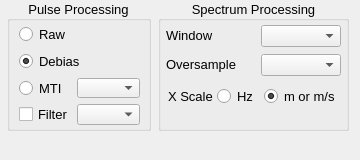
  <widget class="QDockWidget" name="dsp_controls_group">
   <property name="sizePolicy">
    <sizepolicy hsizetype="Minimum" vsizetype="Minimum">
     <horstretch>0</horstretch>
     <verstretch>0</verstretch>
    </sizepolicy>
   </property>
   <property name="minimumSize">
    <size>
     <width>360</width>
     <height>160</height>
    </size>
   </property>
   <property name="maximumSize">
    <size>
     <width>360</width>
     <height>160</height>
    </size>
   </property>
   <property name="features">
    <set>QDockWidget::DockWidgetFloatable|QDockWidget::DockWidgetMovable</set>
   </property>
   <property name="allowedAreas">
    <set>Qt::BottomDockWidgetArea|Qt::TopDockWidgetArea</set>
   </property>
   <property name="windowTitle">
    <string>DSP Controls</string>
   </property>
   <attribute name="dockWidgetArea">
    <number>8</number>
   </attribute>
   <widget class="QWidget" name="dockWidgetContents">
    <widget class="QGroupBox" name="groupBox">
     <property name="geometry">
      <rect>
       <x>7</x>
       <y>0</y>
       <width>144</width>
       <height>131</height>
      </rect>
     </property>
     <property name="sizePolicy">
      <sizepolicy hsizetype="Minimum" vsizetype="Preferred">
       <horstretch>0</horstretch>
       <verstretch>0</verstretch>
      </sizepolicy>
     </property>
     <property name="minimumSize">
      <size>
       <width>140</width>
       <height>0</height>
      </size>
     </property>
     <property name="font">
      <font>
       <pointsize>10</pointsize>
       <weight>50</weight>
       <bold>false</bold>
      </font>
     </property>
     <property name="title">
      <string>Pulse Processing</string>
     </property>
     <property name="alignment">
      <set>Qt::AlignCenter</set>
     </property>
     <widget class="QWidget" name="">
      <property name="geometry">
       <rect>
        <x>12</x>
        <y>24</y>
        <width>121</width>
        <height>101</height>
       </rect>
      </property>
      <layout class="QFormLayout" name="formLayout">
       <item row="0" column="0">
        <widget class="QRadioButton" name="pulse_raw_rb">
         <property name="font">
          <font>
           <pointsize>10</pointsize>
           <weight>50</weight>
           <bold>false</bold>
          </font>
         </property>
         <property name="text">
          <string>Raw</string>
         </property>
        </widget>
       </item>
       <item row="1" column="0" colspan="2">
        <widget class="QRadioButton" name="pulse_debias_rb">
         <property name="font">
          <font>
           <pointsize>10</pointsize>
           <weight>50</weight>
           <bold>false</bold>
          </font>
         </property>
         <property name="text">
          <string>Debias</string>
         </property>
         <property name="checked">
          <bool>true</bool>
         </property>
        </widget>
       </item>
       <item row="2" column="0">
        <widget class="QRadioButton" name="pulse_mti_rb">
         <property name="font">
          <font>
           <pointsize>10</pointsize>
           <weight>50</weight>
           <bold>false</bold>
          </font>
         </property>
         <property name="text">
          <string>MTI</string>
         </property>
        </widget>
       </item>
       <item row="2" column="1">
        <widget class="QComboBox" name="pulse_mti_cb">
         <property name="sizePolicy">
          <sizepolicy hsizetype="Preferred" vsizetype="Preferred">
           <horstretch>0</horstretch>
           <verstretch>0</verstretch>
          </sizepolicy>
         </property>
         <property name="font">
          <font>
           <pointsize>8</pointsize>
           <weight>50</weight>
           <bold>false</bold>
          </font>
         </property>
        </widget>
       </item>
       <item row="3" column="0">
        <widget class="QCheckBox" name="pulse_filter_ck">
         <property name="font">
          <font>
           <pointsize>10</pointsize>
           <weight>50</weight>
           <bold>false</bold>
          </font>
         </property>
         <property name="text">
          <string>Filter</string>
         </property>
        </widget>
       </item>
       <item row="3" column="1">
        <widget class="QComboBox" name="pulse_filter_cb">
         <property name="sizePolicy">
          <sizepolicy hsizetype="Preferred" vsizetype="Preferred">
           <horstretch>0</horstretch>
           <verstretch>0</verstretch>
          </sizepolicy>
         </property>
         <property name="font">
          <font>
           <pointsize>8</pointsize>
           <weight>50</weight>
           <bold>false</bold>
          </font>
         </property>
        </widget>
       </item>
      </layout>
     </widget>
    </widget>
    <widget class="QGroupBox" name="groupBox_2">
     <property name="geometry">
      <rect>
       <x>158</x>
       <y>0</y>
       <width>191</width>
       <height>131</height>
      </rect>
     </property>
     <property name="sizePolicy">
      <sizepolicy hsizetype="Minimum" vsizetype="Preferred">
       <horstretch>0</horstretch>
       <verstretch>0</verstretch>
      </sizepolicy>
     </property>
     <property name="minimumSize">
      <size>
       <width>140</width>
       <height>0</height>
      </size>
     </property>
     <property name="font">
      <font>
       <pointsize>10</pointsize>
       <weight>50</weight>
       <bold>false</bold>
      </font>
     </property>
     <property name="title">
      <string>Spectrum Processing</string>
     </property>
     <property name="alignment">
      <set>Qt::AlignCenter</set>
     </property>
     <widget class="QSpinBox" name="spinBox_3">
      <property name="geometry">
       <rect>
        <x>230</x>
        <y>30</y>
        <width>42</width>
        <height>22</height>
       </rect>
      </property>
     </widget>
     <widget class="QLabel" name="label">
      <property name="geometry">
       <rect>
        <x>8</x>
        <y>25</y>
        <width>59</width>
        <height>21</height>
       </rect>
      </property>
      <property name="font">
       <font>
        <pointsize>10</pointsize>
        <weight>50</weight>
        <bold>false</bold>
       </font>
      </property>
      <property name="text">
       <string>Window</string>
      </property>
     </widget>
     <widget class="QComboBox" name="spectrum_window_cb">
      <property name="geometry">
       <rect>
        <x>103</x>
        <y>25</y>
        <width>80</width>
        <height>22</height>
       </rect>
      </property>
      <property name="sizePolicy">
       <sizepolicy hsizetype="Preferred" vsizetype="Preferred">
        <horstretch>0</horstretch>
        <verstretch>0</verstretch>
       </sizepolicy>
      </property>
      <property name="minimumSize">
       <size>
        <width>80</width>
        <height>0</height>
       </size>
      </property>
      <property name="font">
       <font>
        <pointsize>8</pointsize>
        <weight>50</weight>
        <bold>false</bold>
       </font>
      </property>
     </widget>
     <widget class="QLabel" name="label_6">
      <property name="geometry">
       <rect>
        <x>8</x>
        <y>54</y>
        <width>88</width>
        <height>21</height>
       </rect>
      </property>
      <property name="sizePolicy">
       <sizepolicy hsizetype="Minimum" vsizetype="Preferred">
        <horstretch>0</horstretch>
        <verstretch>0</verstretch>
       </sizepolicy>
      </property>
      <property name="minimumSize">
       <size>
        <width>70</width>
        <height>0</height>
       </size>
      </property>
      <property name="font">
       <font>
        <pointsize>10</pointsize>
        <weight>50</weight>
        <bold>false</bold>
       </font>
      </property>
      <property name="text">
       <string>Oversample</string>
      </property>
     </widget>
     <widget class="QComboBox" name="spectrum_oversample_cb">
      <property name="geometry">
       <rect>
        <x>103</x>
        <y>54</y>
        <width>80</width>
        <height>22</height>
       </rect>
      </property>
      <property name="sizePolicy">
       <sizepolicy hsizetype="Preferred" vsizetype="Preferred">
        <horstretch>0</horstretch>
        <verstretch>0</verstretch>
       </sizepolicy>
      </property>
      <property name="minimumSize">
       <size>
        <width>80</width>
        <height>0</height>
       </size>
      </property>
      <property name="font">
       <font>
        <pointsize>8</pointsize>
        <weight>50</weight>
        <bold>false</bold>
       </font>
      </property>
     </widget>
     <widget class="QRadioButton" name="spectrum_xscale_hz_rb">
      <property name="geometry">
       <rect>
        <x>59</x>
        <y>84</y>
        <width>46</width>
        <height>25</height>
       </rect>
      </property>
      <property name="font">
       <font>
        <pointsize>10</pointsize>
        <weight>50</weight>
        <bold>false</bold>
       </font>
      </property>
      <property name="text">
       <string notr="true">Hz</string>
      </property>
      <property name="checked">
       <bool>false</bool>
      </property>
     </widget>
     <widget class="QRadioButton" name="spectrum_xscale_m_rb">
      <property name="geometry">
       <rect>
        <x>106</x>
        <y>84</y>
        <width>90</width>
        <height>25</height>
       </rect>
      </property>
      <property name="minimumSize">
       <size>
        <width>90</width>
        <height>0</height>
       </size>
      </property>
      <property name="maximumSize">
       <size>
        <width>90</width>
        <height>16777215</height>
       </size>
      </property>
      <property name="font">
       <font>
        <pointsize>10</pointsize>
        <weight>50</weight>
        <bold>false</bold>
       </font>
      </property>
      <property name="text">
       <string notr="true">m or m/s</string>
      </property>
      <property name="checked">
       <bool>true</bool>
      </property>
     </widget>
     <widget class="QLabel" name="label_5">
      <property name="geometry">
       <rect>
        <x>10</x>
        <y>86</y>
        <width>54</width>
        <height>21</height>
       </rect>
      </property>
      <property name="font">
       <font>
        <pointsize>10</pointsize>
        <weight>50</weight>
        <bold>false</bold>
       </font>
      </property>
      <property name="text">
       <string>X Scale</string>
      </property>
     </widget>
    </widget>
   </widget>
  </widget>
